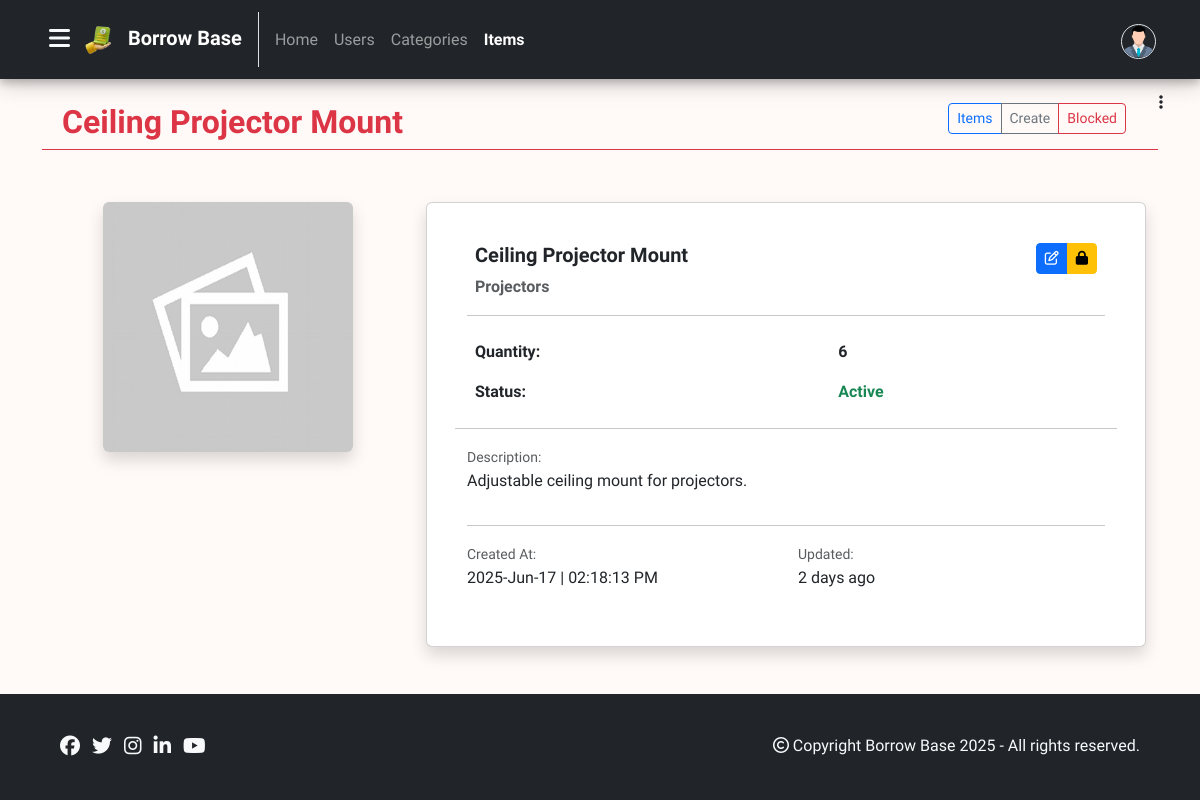
The app's page /admin/items/view.php?id=15 (signed in) with its own data.
### tables this page shows
CREATE TABLE `items` (
  `id` INT(11) NOT NULL AUTO_INCREMENT PRIMARY KEY,
  `name` varchar(255) NOT NULL,
  `description` text NOT NULL,
  `quantity` int(11) NOT NULL,
  `category_id` int(11) DEFAULT NULL,
  `image` varchar(255) DEFAULT NULL,
  `status` tinyint(1) NOT NULL DEFAULT 1,
  `created_at` datetime NOT NULL DEFAULT current_timestamp(),
  `updated_at` datetime NOT NULL DEFAULT current_timestamp(),
  FOREIGN KEY (`category_id`) REFERENCES `categories`(`id`) ON DELETE SET NULL ON UPDATE CASCADE
);

CREATE TABLE `categories` (
  `id` INT(11) NOT NULL AUTO_INCREMENT PRIMARY KEY,
  `name` varchar(255) NOT NULL,
  `image` varchar(255) DEFAULT NULL,
  `status` tinyint(1) DEFAULT 1,
  `created_at` datetime NOT NULL DEFAULT current_timestamp(),
  `updated_at` datetime NOT NULL DEFAULT current_timestamp()
);

### logics/db.php (called while the page is built, shortened)
<?php
class db
{
	private $dbHost = "localhost";
	private $dbUser = "root";
	private $dbPassword = "";
	private $dbName = "borrow_base";
	private $mysqli = "";
	private $conn = false;
	public function __construct()
	{
		if(!$this->conn)
		{
			$this->mysqli = new mysqli($this->dbHost, $this->dbUser, $this->dbPassword, $this->dbName);
			$this->conn = true;
		}
		else
		{
			return true;
		}
	}
	public function dynamicallyBindParameters($query, $params)
	{
		$types = '';
	        foreach($params as $param)
	        {
	            if(is_int($param))
	            {	$types .= 'i';	}
	            elseif (is_float($param))
	            {	$types .= 'd';	}
	            elseif (is_string($param))
	            {   $types .= 's';	}
	            else
	            {   $types .= 'b';	}
	        }
	        $bind_names[] = $types;
	        for ($i=0; $i<count($params);$i++)
	        {
	            $bind_name = 'bind' . $i;
	            $bind_names[] = &$$bind_name;
	        }
	        return $bind_names;
	}
	public function executeSQL($query, $params, $select = false)
	{
	    if (!empty($params))
	    {
	        $bind_names = $this->dynamicallyBindParameters($query, $params);
			$query = $this->mysqli->prepare($query);
	        call_user_func_array(array($query,'bind_param'), $bind_names);
	        $query->execute();
	        if($select)
	        {
	        	$result = $query->get_result()->fetch_all(MYSQLI_ASSOC);
	    	}
	    }
	    return $result;
	}
	public function timestampToCustomHumanReadable($timestamp) {
        $currentTimestamp = time();
        $timeDifference = abs($currentTimestamp - $timestamp);
        $secondsPerMinute = 60;
        $secondsPerHour = $secondsPerMinute * 60;
        $secondsPerDay = $secondsPerHour * 24;
        $secondsPerWeek = $secondsPerDay * 7;
        $secondsPerMonth = $secondsPerDay * 30;
        $secondsPerYear = $secondsPerDay * 365;
        if ($timeDifference >= $secondsPerYear) {
            $years = floor($timeDifference / $secondsPerYear);
            return $years . " year" . ($years > 1 ? "s" : "") . " ago";
        } elseif ($timeDifference >= $secondsPerMonth) {
            $months = floor($timeDifference / $secondsPerMonth);
            return $months . " month" . ($months > 1 ? "s" : "") . " ago";
        } elseif ($timeDifference >= $secondsPerWeek) {
            $weeks = floor($timeDifference / $secondsPerWeek);
            return $weeks . " week" . ($weeks > 1 ? "s" : "") . " ago";
        } elseif ($timeDifference >= $secondsPerDay) {
            $days = floor($timeDifference / $secondsPerDay);
            return $days . " day" . ($days > 1 ? "s" : "") . " ago";
        } elseif ($timeDifference >= $secondsPerHour) {
            $hours = floor($timeDifference / $secondsPerHour);
            return $hours . " hour" . ($hours > 1 ? "s" : "") . " ago";
        } else {
            $minutes = floor($timeDifference / $secondsPerMinute);
            return $minutes . " minute" . ($minutes > 1 ? "s" : "") . " ago";
        }
    }
}
?>

### admin/includes/header.php (called while the page is built, shortened)
<?php
include('../../logics/db.php');
$obj = new db();
include('variables.php');
?>

### admin/items/variables.php (called while the page is built, shortened)
<?php
$plural = "items";
?>

### admin/items/view.php (the view, shortened to what this page needs)
<?php
include('../includes/header.php');
$id = $_GET['id'];
$paramList = [$id];
$sql = "SELECT i.*, c.name AS category FROM $plural i
        INNER JOIN categories c ON c.id = i.category_id
        WHERE i.id = ?";
$result = $obj->executeSQL($sql, $paramList, true);
if($result == '' || empty($result))
{
    $_SESSION['error'] = "Something went wrong.";
    header('location: index.php'); die();
}
else
{
    $row = $result[0];
}
?>
<!DOCTYPE html>
<html lang="en">
<head>
    <?php include('../includes/head-contents.php'); ?>
</head>
<body>
    <?php include('../includes/admin-navbar.php'); ?>
    <?php include('../includes/admin-sidebar.php'); ?>
    <div class="container my-4">
        <div class="row px-2">
            <div class="col-6">
                <h2 class="text-danger fw-bold"><?php echo $row['name']; ?></h2>
            </div>
            <div class="col-6 text-end">
                <div class="btn-group" role="group" aria-label="Basic outlined example">
                    <a href="index.php" type="button" class="btn btn-sm btn-outline-primary"><?php echo ucwords($plural); ?></a>
                    <a href="create.php" type="button" class="btn btn-sm btn-outline-secondary">Create</a>
                    <a href="blocked.php" type="button" class="btn btn-sm btn-outline-danger">Blocked</a>
                </div>
            </div>
        </div>
        <hr class="text-danger opacity-100 my-0">
    </div>
    <div class="container my-5 px-4 py-1">
    <div class="row">
        <div class="col-md-4 text-center">
            <?php $img = empty($row['image']) ? "../../images/placeholder.png" : "../uploads/$plural/" . $row['image']?>
            <img src="<?php echo $img; ?>" class="img img-fluid shadow rounded mb-4 entityImage" alt="User Image">
        </div>
        <div class="col-md-8">
            <div class="card shadow rounded p-4">
                <div class="card-body">
                    <div class="row px-2">
                        <div class="col-6">
                            <h5 class="card-title fw-bold"><?php echo $row['name']; ?></h5>
                            <span class="text-muted fw-bold"><?php echo $row['category']; ?></span>
                        </div>
                        <div class="col-6 text-end">
                            <div class="btn-group" role="group" aria-label="Basic outlined example">
                                <a href="edit.php?id=<?php echo $row['id'] ?>" class="btn btn-primary btn-sm p-1 px-2 icon-button" id="btnEdit">
                                <i class="fa fa-edit" data-bs-toggle="tooltip" data-bs-placement="top" title="Edit"></i>
                                </a>
                                <?php if($row['status'] == 0) { ?>
                                    <a href="unblock.php?id=<?php echo $row['id'] ?>" class="block btn btn-warning btn-sm p-1 px-2 icon-button">
                                    <i class="fa fa-lock-open" data-bs-toggle="tooltip" data-bs-placement="top" title="Unblock"></i>
                                    </a>
                                <?php } else { ?>
                                    <a href="block.php?id=<?php echo $row['id'] ?>" class="block btn btn-warning btn-sm p-1 px-2 icon-button">
                                    <i class="fa fa-lock" data-bs-toggle="tooltip" data-bs-placement="top" title="Block"></i>
                                    </a>
                                <?php  } ?>
                            </div>
                        </div>
                    </div>
                    <hr>
                    <table class="table table-borderless">
                        <tr>
                            <td class="fw-bold">Quantity:</td>
                            <td class="fw-bold"><?php echo $row['quantity']; ?></td>
                        </tr>
                        <tr>
                            <?php
                                $status = "";
                                $statusClass = "";
                                if ($row['status'] == "1") {
                                    $status =  "Active";
                                    $statusClass = "text-success";
                                } elseif ($row['status'] == "0") {
                                    $status =  "Blocked";
                                    $statusClass = "text-danger";
                                }
                            ?>
                            <td class="fw-bold">Status:</td>
                            <td class="<?php echo $statusClass; ?> fw-bold"><?php echo $status; ?></td>
                        </tr>
                    </table>
                    <div class="row">
                        <hr>
                        <div class="col">
                            <small class="text-muted">Description:</small>
                            <p><?php echo $row['description']  ?></p>
                        </div>
                    </div>
                    <hr>
                    <div class="row">
                        <div class="col">
                            <small class="text-muted">Created At:</small>
                            <p><?php echo date('Y-M-d | h:i:s A', strtotime($row["created_at"])); ?></p>
                        </div>
                        <div class="col">
                            <small class="text-muted">Updated:</small>
                            <?php $date = strtotime($row["updated_at"]); ?>
                            <p><?php echo $obj->timestampToCustomHumanReadable($date); ?></p>
                        </div>
                    </div>
                </div>
            </div>
        </div>
    </div>
</div>
    <?php include('../../includes/footer.php'); ?>
</body>
</html>

### css/style.css (style rules this page uses)
* { font-family: 'Cabin', Helvetica, sans-serif; }
body { min-height: 100vh; position: relative; margin: 0; padding-bottom: 100px; box-sizing: border-box; background-color: #FFFAF8; }
.entityImage { width: 250px; height: 250px; }

### records on screen
items: name "Ceiling Projector Mount", category.name "Projectors", quantity "6", status "Active", description "Adjustable ceiling mount for projectors.", created_at "2025-Jun-17 | 02:18:13 PM", updated_at "2 days ago"

### other values on screen
WEBSITE_NAME "Borrow Base"
$plural "Items"
